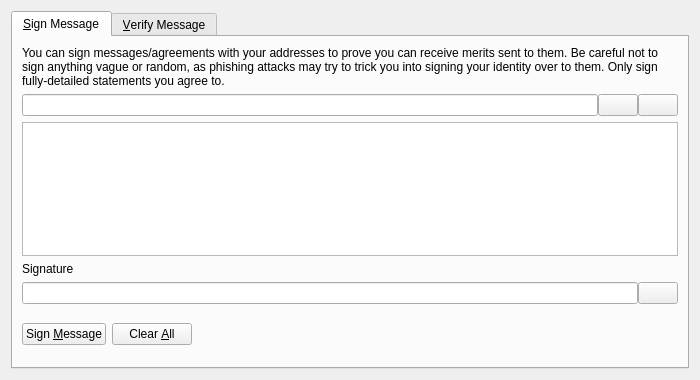
<?xml version="1.0" encoding="UTF-8"?>
<ui version="4.0">
 <class>SignVerifyMessageDialog</class>
 <widget class="QDialog" name="SignVerifyMessageDialog">
  <property name="geometry">
   <rect>
    <x>0</x>
    <y>0</y>
    <width>700</width>
    <height>380</height>
   </rect>
  </property>
  <property name="windowTitle">
   <string>Signatures - Sign / Verify a Message</string>
  </property>
  <property name="modal">
   <bool>true</bool>
  </property>
  <layout class="QVBoxLayout" name="verticalLayout">
   <item>
    <widget class="QTabWidget" name="tabWidget">
     <property name="currentIndex">
      <number>0</number>
     </property>
     <widget class="QWidget" name="tabSignMessage">
      <attribute name="title">
       <string>&amp;Sign Message</string>
      </attribute>
      <layout class="QVBoxLayout" name="verticalLayout_SM">
       <item>
        <widget class="QLabel" name="infoLabel_SM">
         <property name="text">
          <string>You can sign messages/agreements with your addresses to prove you can receive merits sent to them. Be careful not to sign anything vague or random, as phishing attacks may try to trick you into signing your identity over to them. Only sign fully-detailed statements you agree to.</string>
         </property>
         <property name="textFormat">
          <enum>Qt::PlainText</enum>
         </property>
         <property name="wordWrap">
          <bool>true</bool>
         </property>
        </widget>
       </item>
       <item>
        <layout class="QHBoxLayout" name="horizontalLayout_1_SM">
         <property name="spacing">
          <number>0</number>
         </property>
         <item>
          <widget class="QValidatedLineEdit" name="addressIn_SM">
           <property name="toolTip">
            <string>The Merit address to sign the message with</string>
           </property>
          </widget>
         </item>
         <item>
          <widget class="QPushButton" name="addressBookButton_SM">
           <property name="toolTip">
            <string>Choose previously used address</string>
           </property>
           <property name="text">
            <string/>
           </property>
           <property name="icon">
            <iconset resource="../merit.qrc">
             <normaloff>:/icons/address-book</normaloff>:/icons/address-book</iconset>
           </property>
           <property name="shortcut">
            <string>Alt+A</string>
           </property>
           <property name="autoDefault">
            <bool>false</bool>
           </property>
          </widget>
         </item>
         <item>
          <widget class="QPushButton" name="pasteButton_SM">
           <property name="toolTip">
            <string>Paste address from clipboard</string>
           </property>
           <property name="text">
            <string/>
           </property>
           <property name="icon">
            <iconset resource="../merit.qrc">
             <normaloff>:/icons/editpaste</normaloff>:/icons/editpaste</iconset>
           </property>
           <property name="shortcut">
            <string>Alt+P</string>
           </property>
           <property name="autoDefault">
            <bool>false</bool>
           </property>
          </widget>
         </item>
        </layout>
       </item>
       <item>
        <widget class="QPlainTextEdit" name="messageIn_SM">
         <property name="toolTip">
          <string>Enter the message you want to sign here</string>
         </property>
        </widget>
       </item>
       <item>
        <widget class="QLabel" name="signatureLabel_SM">
         <property name="text">
          <string>Signature</string>
         </property>
         <property name="textFormat">
          <enum>Qt::PlainText</enum>
         </property>
        </widget>
       </item>
       <item>
        <layout class="QHBoxLayout" name="horizontalLayout_2_SM">
         <property name="spacing">
          <number>0</number>
         </property>
         <item>
          <widget class="QLineEdit" name="signatureOut_SM">
           <property name="font">
            <font>
             <italic>true</italic>
            </font>
           </property>
           <property name="readOnly">
            <bool>true</bool>
           </property>
          </widget>
         </item>
         <item>
          <widget class="QPushButton" name="copySignatureButton_SM">
           <property name="toolTip">
            <string>Copy the current signature to the system clipboard</string>
           </property>
           <property name="text">
            <string/>
           </property>
           <property name="icon">
            <iconset resource="../merit.qrc">
             <normaloff>:/icons/editcopy</normaloff>:/icons/editcopy</iconset>
           </property>
           <property name="autoDefault">
            <bool>false</bool>
           </property>
          </widget>
         </item>
        </layout>
       </item>
       <item>
        <layout class="QHBoxLayout" name="horizontalLayout_3_SM">
         <item>
          <widget class="QPushButton" name="signMessageButton_SM">
           <property name="toolTip">
            <string>Sign the message to prove you own this Merit address</string>
           </property>
           <property name="text">
            <string>Sign &amp;Message</string>
           </property>
           <property name="icon">
            <iconset resource="../merit.qrc">
             <normaloff>:/icons/edit</normaloff>:/icons/edit</iconset>
           </property>
           <property name="autoDefault">
            <bool>false</bool>
           </property>
          </widget>
         </item>
         <item>
          <widget class="QPushButton" name="clearButton_SM">
           <property name="toolTip">
            <string>Reset all sign message fields</string>
           </property>
           <property name="text">
            <string>Clear &amp;All</string>
           </property>
           <property name="icon">
            <iconset resource="../merit.qrc">
             <normaloff>:/icons/remove</normaloff>:/icons/remove</iconset>
           </property>
           <property name="autoDefault">
            <bool>false</bool>
           </property>
          </widget>
         </item>
         <item>
          <spacer name="horizontalSpacer_1_SM">
           <property name="orientation">
            <enum>Qt::Horizontal</enum>
           </property>
           <property name="sizeHint" stdset="0">
            <size>
             <width>40</width>
             <height>48</height>
            </size>
           </property>
          </spacer>
         </item>
         <item>
          <widget class="QLabel" name="statusLabel_SM">
           <property name="font">
            <font>
             <weight>75</weight>
             <bold>true</bold>
            </font>
           </property>
           <property name="text">
            <string/>
           </property>
           <property name="wordWrap">
            <bool>true</bool>
           </property>
          </widget>
         </item>
         <item>
          <spacer name="horizontalSpacer_2_SM">
           <property name="orientation">
            <enum>Qt::Horizontal</enum>
           </property>
           <property name="sizeHint" stdset="0">
            <size>
             <width>40</width>
             <height>48</height>
            </size>
           </property>
          </spacer>
         </item>
        </layout>
       </item>
      </layout>
     </widget>
     <widget class="QWidget" name="tabVerifyMessage">
      <attribute name="title">
       <string>&amp;Verify Message</string>
      </attribute>
      <layout class="QVBoxLayout" name="verticalLayout_VM">
       <item>
        <widget class="QLabel" name="infoLabel_VM">
         <property name="text">
          <string>Enter the receiver's address, message (ensure you copy line breaks, spaces, tabs, etc. exactly) and signature below to verify the message. Be careful not to read more into the signature than what is in the signed message itself, to avoid being tricked by a man-in-the-middle attack. Note that this only proves the signing party receives with the address, it cannot prove sendership of any transaction!</string>
         </property>
         <property name="textFormat">
          <enum>Qt::PlainText</enum>
         </property>
         <property name="alignment">
          <set>Qt::AlignLeading|Qt::AlignLeft|Qt::AlignTop</set>
         </property>
         <property name="wordWrap">
          <bool>true</bool>
         </property>
        </widget>
       </item>
       <item>
        <layout class="QHBoxLayout" name="horizontalLayout_1_VM">
         <property name="spacing">
          <number>0</number>
         </property>
         <item>
          <widget class="QValidatedLineEdit" name="addressIn_VM">
           <property name="toolTip">
            <string>The Merit address the message was signed with</string>
           </property>
          </widget>
         </item>
         <item>
          <widget class="QPushButton" name="addressBookButton_VM">
           <property name="toolTip">
            <string>Choose previously used address</string>
           </property>
           <property name="text">
            <string/>
           </property>
           <property name="icon">
            <iconset resource="../merit.qrc">
             <normaloff>:/icons/address-book</normaloff>:/icons/address-book</iconset>
           </property>
           <property name="shortcut">
            <string>Alt+A</string>
           </property>
           <property name="autoDefault">
            <bool>false</bool>
           </property>
          </widget>
         </item>
        </layout>
       </item>
       <item>
        <widget class="QPlainTextEdit" name="messageIn_VM"/>
       </item>
       <item>
        <widget class="QValidatedLineEdit" name="signatureIn_VM"/>
       </item>
       <item>
        <layout class="QHBoxLayout" name="horizontalLayout_2_VM">
         <item>
          <widget class="QPushButton" name="verifyMessageButton_VM">
           <property name="toolTip">
            <string>Verify the message to ensure it was signed with the specified Merit address</string>
           </property>
           <property name="text">
            <string>Verify &amp;Message</string>
           </property>
           <property name="icon">
            <iconset resource="../merit.qrc">
             <normaloff>:/icons/transaction_0</normaloff>:/icons/transaction_0</iconset>
           </property>
           <property name="autoDefault">
            <bool>false</bool>
           </property>
          </widget>
         </item>
         <item>
          <widget class="QPushButton" name="clearButton_VM">
           <property name="toolTip">
            <string>Reset all verify message fields</string>
           </property>
           <property name="text">
            <string>Clear &amp;All</string>
           </property>
           <property name="icon">
            <iconset resource="../merit.qrc">
             <normaloff>:/icons/remove</normaloff>:/icons/remove</iconset>
           </property>
           <property name="autoDefault">
            <bool>false</bool>
           </property>
          </widget>
         </item>
         <item>
          <spacer name="horizontalSpacer_1_VM">
           <property name="orientation">
            <enum>Qt::Horizontal</enum>
           </property>
           <property name="sizeHint" stdset="0">
            <size>
             <width>40</width>
             <height>48</height>
            </size>
           </property>
          </spacer>
         </item>
         <item>
          <widget class="QLabel" name="statusLabel_VM">
           <property name="font">
            <font>
             <weight>75</weight>
             <bold>true</bold>
            </font>
           </property>
           <property name="text">
            <string/>
           </property>
           <property name="wordWrap">
            <bool>true</bool>
           </property>
          </widget>
         </item>
         <item>
          <spacer name="horizontalSpacer_2_VM">
           <property name="orientation">
            <enum>Qt::Horizontal</enum>
           </property>
           <property name="sizeHint" stdset="0">
            <size>
             <width>40</width>
             <height>48</height>
            </size>
           </property>
          </spacer>
         </item>
        </layout>
       </item>
      </layout>
     </widget>
    </widget>
   </item>
  </layout>
 </widget>
 <customwidgets>
  <customwidget>
   <class>QValidatedLineEdit</class>
   <extends>QLineEdit</extends>
   <header>qvalidatedlineedit.h</header>
  </customwidget>
 </customwidgets>
 <resources>
  <include location="../merit.qrc"/>
 </resources>
 <connections/>
</ui>
